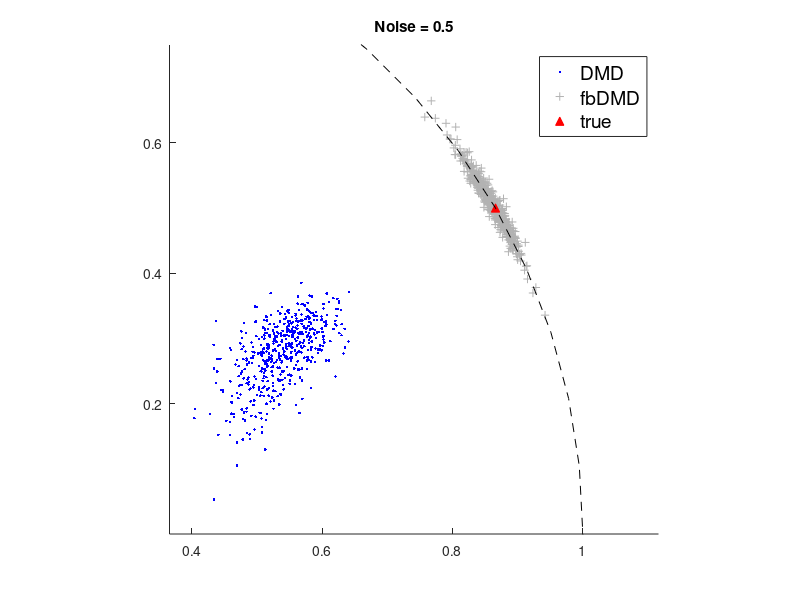
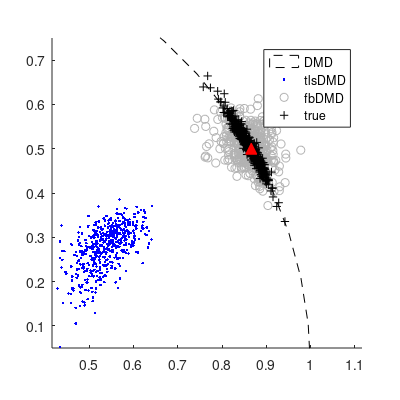

MATLAB code to generate these figures, in order:
% cook up linear dynamical system
% compare DMD with forward/backward DMD and total least square DMD
clear all, close all, clc    

%%
figure_dir = '../figures/';
show_legend = 0;

% parameters
sig = 0.5;  % noise standard deviation
niterations = 500;  % size of random ensemble
m = 100;  % number of snapshots


A = [1, 1; -1, 2]/sqrt(3);
n = 2;

X = zeros(n, m);
X(:, 1) = [0.5, 1]';

for k = 2:m,
    X(:, k) = A * X(:, k-1);
end;

lambda = eig(A);

%%
mylambdas = [];
for iter = 1:niterations,

    Y = X + sig*randn(size(X));
    
    % build data matrices
    Y1 = Y(:, 1:end-1);
    Y2 = Y(:, 2:end);

    % compute DMD
    [U, S, V] = svd(Y1, 'econ');
    Atilde = U' * Y2 * V / S;

    [W, D] = eig(Atilde);
    lam = diag(D); % eigenvalues
    
    mylambdas = [mylambdas; lam];
end;


%% now forward/backward dmd

fblambdas = [];
for iter = 1:niterations,

    Y = X + sig*randn(size(X));
    
    % build data matrices
    Y1 = Y(:, 1:end-1);
    Y2 = Y(:, 2:end);

    % compute forward DMD
    [U, S, V] = svd(Y1, 'econ');
    f_Atilde = U' * Y2 * V / S;
    
    % compute backward DMD
    [U, S, V] = svd(Y2, 'econ');
    b_Atilde = U' * Y1 * V / S;
    
    % estimate forward/backward DMD
    Atilde = (f_Atilde * inv(b_Atilde)) ^ 0.5;
    [W, D] = eig(Atilde);
    lam = diag(D);
    
    fblambdas = [fblambdas; lam];
end;


%%
neigh = sig * [-1 0.5];
gray = 0.7 * [1 1 1];

figure;
hold on;
plot(real(mylambdas), imag(mylambdas), '.', 'Color', 'b'); 
plot(real(fblambdas), imag(fblambdas), '+', 'Color', gray); 
plot(real(lambda), imag(lambda), 'r^', 'MarkerFaceColor', 'r');
rectangle('Position', [-1 -1 2 2], 'Curvature', 1, ...
    'LineStyle', '--');
axis square;
l1 = legend('DMD', 'fbDMD', 'true');
set(l1,'FontSize',14)
xlim(real(lambda(1)) + neigh);
ylim(imag(lambda(1)) + neigh);
title(sprintf('Noise = %g', sig));

%% total least square DMD

r = 2;

tlslambdas = [];
for iter = 1:niterations,

    Y = X + sig*randn(size(X));
    
   

    % build data matrices
    Y1 = Y(:, 1:end-1);
    Y2 = Y(:, 2:end);

%     [U_Y, S_Y, V_Y] = svd(Y1, 'econ');
%     Y1tilde = U_Y(:, 1:r)' * Y1;
%     
%     [U_Y, S_Y, V_Y] = svd(Y2, 'econ');
%     Y2tilde = U_Y(:, 1:r)' * Y2;
%     
%     Z = [Y1tilde; Y2tilde];
     
    % and stack
    Z = [Y1; Y2];
    
    % tls DMD
    [U, S, V] = svd(Z, 'econ');
    U11 = U(1:r, 1:r);
    U21 = U(r+1:end, 1:r);
    
    Atilde = U21 * inv(U11);
    
    [W, D] = eig(Atilde);
    lam = diag(D);
    
    tlslambdas = [tlslambdas; lam];
end;


%%
neigh = sig * [-0.9 0.5];
gray = 0.7 * [1 1 1];

figure;
hold on;
rectangle('Position', [-1 -1 2 2], 'Curvature', 1, ...
    'LineStyle', '--');
plot(real(mylambdas), imag(mylambdas), '.', 'Color', 'b'); 
plot(real(tlslambdas), imag(tlslambdas), 'o', 'Color', gray); 
plot(real(fblambdas), imag(fblambdas), '+', 'Color', 'k'); 
plot(real(lambda), imag(lambda), 'r^', ...
    'MarkerFaceColor', 'r', ...
    'MarkerSize', 8);
axis square;
if show_legend,
    legend({'DMD', 'tlsDMD', 'fbDMD', 'true'}, ...
        'Location', 'best');
end;
xlim([0.4 1.1]);
ylim([0 0.8]);
% set(gca,'XTick',[.4 .6 .8 1],'YTick',[0 .2 .4 .6 .8])
l1 = legend('DMD', 'tlsDMD','fbDMD', 'true');
% set(l1,'FontSize',14)
xlim(real(lambda(1)) + neigh);
ylim(imag(lambda(1)) + neigh);
% title(sprintf('m = %i, sigma = %g', m, sig));


set(gcf, 'Color', 'w', 'Position', [500 500 200 200]);
set(gcf, 'PaperUnits', 'inches', 'PaperPosition', [0 0 4 4], 'PaperPositionMode', 'manual');
% print('-depsc', '-loose', [figure_dir sprintf('DMD_denoise_zoom_m%i_sigma%g.eps', m, sig)]);